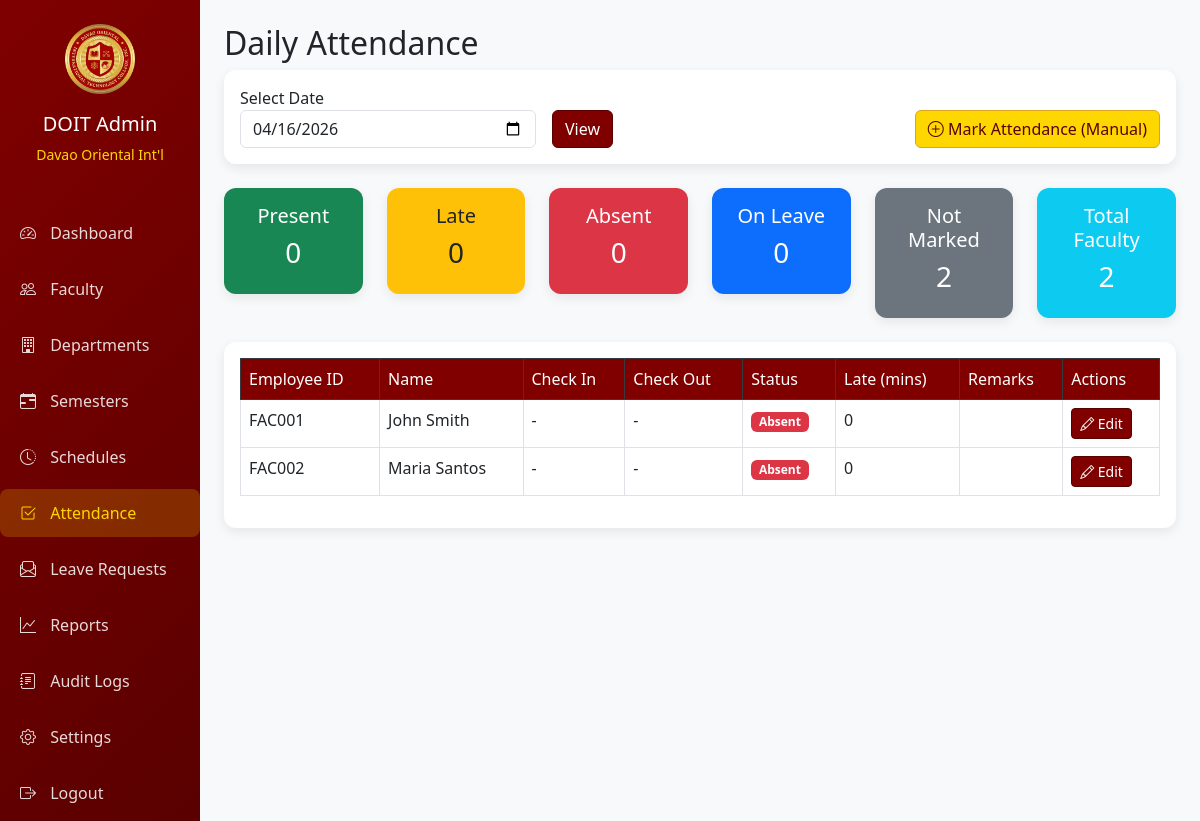
/admin/attendance.php (signed in), run on the app's committed database.
### tables this page shows
CREATE TABLE `settings` (
  `id` int(11) NOT NULL,
  `setting_key` varchar(100) NOT NULL,
  `setting_value` text DEFAULT NULL,
  `updated_at` timestamp NOT NULL DEFAULT current_timestamp() ON UPDATE current_timestamp()
);

CREATE TABLE `users` (
  `id` int(11) NOT NULL,
  `employee_id` varchar(50) DEFAULT NULL,
  `first_name` varchar(100) NOT NULL,
  `last_name` varchar(100) NOT NULL,
  `email` varchar(100) NOT NULL,
  `password_hash` varchar(255) NOT NULL,
  `role` enum('admin','faculty') DEFAULT 'faculty',
  `department_id` int(11) DEFAULT NULL,
  `position` varchar(100) DEFAULT NULL,
  `hire_date` date DEFAULT NULL,
  `contact_number` varchar(20) DEFAULT NULL,
  `profile_photo` varchar(255) DEFAULT NULL,
  `status` enum('active','inactive') DEFAULT 'active',
  `leave_balance` decimal(5,2) DEFAULT 15.00,
  `last_login` timestamp NULL DEFAULT NULL,
  `created_at` timestamp NOT NULL DEFAULT current_timestamp()
);

### admin/attendance.php (the view, shortened to what this page needs)
<?php
require_once '../config/database.php';
require_once '../includes/functions.php';
$selected_date = $_GET['date'] ?? date('Y-m-d');
$faculty_list = $pdo->query("SELECT id, first_name, last_name, employee_id FROM users WHERE role = 'faculty' AND status = 'active' ORDER BY first_name")->fetchAll();
$attendance = $pdo->prepare("
    SELECT a.*, u.first_name, u.last_name, u.employee_id
    FROM attendance a
    RIGHT JOIN users u ON a.faculty_id = u.id AND a.date = ?
    WHERE u.role = 'faculty'
    ORDER BY u.first_name
");
$attendance->execute([$selected_date]);
$attendance_data = $attendance->fetchAll();
$summary = $pdo->prepare("
    SELECT
        COUNT(CASE WHEN a.status = 'present' THEN 1 END) as present,
        COUNT(CASE WHEN a.status = 'late' THEN 1 END) as late,
        COUNT(CASE WHEN a.status = 'absent' THEN 1 END) as absent,
        COUNT(CASE WHEN a.status = 'on_leave' THEN 1 END) as on_leave,
        COUNT(CASE WHEN a.status IS NULL THEN 1 END) as not_marked
    FROM attendance a
    RIGHT JOIN users u ON a.faculty_id = u.id AND a.date = ?
    WHERE u.role = 'faculty'
");
$summary->execute([$selected_date]);
$stats = $summary->fetch();
?>
<!DOCTYPE html>
<html lang="en">
<head>
    <link href="https://cdn.jsdelivr.net/npm/bootstrap@5.3.0/dist/css/bootstrap.min.css" rel="stylesheet">
    <link href="https://cdn.jsdelivr.net/npm/bootstrap-icons@1.10.0/font/bootstrap-icons.css" rel="stylesheet">
    <link rel="stylesheet" href="../assets/css/theme.css">
</head>
<body>
<div class="container-fluid">
    <div class="row">
        <div class="col-md-2 p-0"><?php include '../includes/admin-sidebar.php'; ?></div>
        <div class="col-md-10 p-4">
            <h2>Daily Attendance</h2>
            <div class="card mb-4">
                <div class="card-body">
                    <form method="GET" class="row g-3">
                        <div class="col-md-4">
                            <label>Select Date</label>
                            <input type="date" name="date" class="form-control" value="<?= $selected_date ?>">
                        </div>
                        <div class="col-md-2 d-flex align-items-end">
                            <button type="submit" class="btn btn-primary">View</button>
                        </div>
                        <div class="col-md-6 d-flex align-items-end justify-content-end">
                            <button type="button" class="btn btn-success" data-bs-toggle="modal" data-bs-target="#markModal">
                                <i class="bi bi-plus-circle"></i> Mark Attendance (Manual)
                            </button>
                        </div>
                    </form>
                </div>
            </div>
            <div class="row mb-4">
                <div class="col-md-2"><div class="card bg-success text-white"><div class="card-body text-center"><h5>Present</h5><h3><?= $stats['present'] ?? 0 ?></h3></div></div></div>
                <div class="col-md-2"><div class="card bg-warning text-dark"><div class="card-body text-center"><h5>Late</h5><h3><?= $stats['late'] ?? 0 ?></h3></div></div></div>
                <div class="col-md-2"><div class="card bg-danger text-white"><div class="card-body text-center"><h5>Absent</h5><h3><?= $stats['absent'] ?? 0 ?></h3></div></div></div>
                <div class="col-md-2"><div class="card bg-primary text-white"><div class="card-body text-center"><h5>On Leave</h5><h3><?= $stats['on_leave'] ?? 0 ?></h3></div></div></div>
                <div class="col-md-2"><div class="card bg-secondary text-white"><div class="card-body text-center"><h5>Not Marked</h5><h3><?= $stats['not_marked'] ?? 0 ?></h3></div></div></div>
                <div class="col-md-2"><div class="card bg-info text-white"><div class="card-body text-center"><h5>Total Faculty</h5><h3><?= count($faculty_list) ?></h3></div></div></div>
            </div>
            <div class="card">
                <div class="card-body">
                    <div class="table-responsive">
                        <table class="table table-bordered table-hover">
                            <thead class="table-dark">
                                <tr>
                                    <th>Employee ID</th>
                                    <th>Name</th>
                                    <th>Check In</th>
                                    <th>Check Out</th>
                                    <th>Status</th>
                                    <th>Late (mins)</th>
                                    <th>Remarks</th>
                                    <th>Actions</th>
                                </tr>
                            </thead>
                            <tbody>
                                <?php foreach ($attendance_data as $att): ?>
                                <tr>
                                    <td><?= htmlspecialchars($att['employee_id']) ?></td>
                                    <td><?= htmlspecialchars($att['first_name'] . ' ' . $att['last_name']) ?></td>
                                    <td><?= $att['check_in_time'] ? formatTime($att['check_in_time']) : '-' ?></td>
                                    <td><?= $att['check_out_time'] ? formatTime($att['check_out_time']) : '-' ?></td>
                                    <td><?= getStatusBadge($att['status'] ?? 'absent') ?></td>
                                    <td><?= $att['late_minutes'] ?? 0 ?></td>
                                    <td><?= htmlspecialchars($att['remarks'] ?? '') ?></td>
                                    <td>
                                        <button class="btn btn-sm btn-primary" data-bs-toggle="modal" data-bs-target="#editModal"
                                                onclick="editAttendance(<?= $att['faculty_id'] ?>, '<?= $att['check_in_time'] ?>', '<?= $att['check_out_time'] ?>', '<?= $att['status'] ?? 'absent' ?>', '<?= htmlspecialchars($att['remarks'] ?? '') ?>')">
                                            <i class="bi bi-pencil"></i> Edit
                                        </button>
                                    </td>
                                </tr>
                                <?php endforeach; ?>
                            </tbody>
                        </table>
                    </div>
                </div>
            </div>
        </div>
    </div>
</div>
</body>
</html>

### includes/admin-sidebar.php (shortened to what this page needs)
<?php
$logo_path = getSetting($pdo, 'logo_path');
?>
<div class="sidebar">
    <div class="text-center py-4">
        <?php if ($logo_path && file_exists(PROFILE_PHOTO_PATH . $logo_path)): ?>
            <img src="../assets/uploads/profile_photos/<?= htmlspecialchars($logo_path) ?>" alt="DOIT Logo" style="max-height: 70px; margin-bottom: 10px;">
        <?php else: ?>
            <i class="bi bi-calendar-check fs-1 text-white"></i>
        <?php endif; ?>
        <h5 class="text-white mt-2">DOIT Admin</h5>
        <p class="text-gold small">Davao Oriental Int'l</p>
    </div>
    <nav class="nav flex-column">
        <a class="nav-link <?= basename($_SERVER['PHP_SELF']) == 'dashboard.php' ? 'active' : '' ?>" href="dashboard.php">
            <i class="bi bi-speedometer2"></i> Dashboard
        </a>
        <a class="nav-link <?= basename($_SERVER['PHP_SELF']) == 'faculty.php' ? 'active' : '' ?>" href="faculty.php">
            <i class="bi bi-people"></i> Faculty
        </a>
        <a class="nav-link <?= basename($_SERVER['PHP_SELF']) == 'departments.php' ? 'active' : '' ?>" href="departments.php">
            <i class="bi bi-building"></i> Departments
        </a>
        <a class="nav-link <?= basename($_SERVER['PHP_SELF']) == 'semesters.php' ? 'active' : '' ?>" href="semesters.php">
            <i class="bi bi-calendar-range"></i> Semesters
        </a>
        <a class="nav-link <?= basename($_SERVER['PHP_SELF']) == 'schedules.php' ? 'active' : '' ?>" href="schedules.php">
            <i class="bi bi-clock-history"></i> Schedules
        </a>
        <a class="nav-link <?= basename($_SERVER['PHP_SELF']) == 'attendance.php' ? 'active' : '' ?>" href="attendance.php">
            <i class="bi bi-check2-square"></i> Attendance
        </a>
        <a class="nav-link <?= basename($_SERVER['PHP_SELF']) == 'leaves.php' ? 'active' : '' ?>" href="leaves.php">
            <i class="bi bi-envelope-paper"></i> Leave Requests
        </a>
        <a class="nav-link <?= basename($_SERVER['PHP_SELF']) == 'reports.php' ? 'active' : '' ?>" href="reports.php">
            <i class="bi bi-graph-up"></i> Reports
        </a>
        <a class="nav-link <?= basename($_SERVER['PHP_SELF']) == 'audit-logs.php' ? 'active' : '' ?>" href="audit-logs.php">
            <i class="bi bi-journal-text"></i> Audit Logs
        </a>
        <a class="nav-link <?= basename($_SERVER['PHP_SELF']) == 'settings.php' ? 'active' : '' ?>" href="settings.php">
            <i class="bi bi-gear"></i> Settings
        </a>
        <a class="nav-link" href="../logout.php">
            <i class="bi bi-box-arrow-right"></i> Logout
        </a>
    </nav>
</div>

### includes/functions.php (shortened to what this page needs)
<?php
function getStatusBadge($status) {
    $map = ['present' => 'success', 'absent' => 'danger', 'late' => 'warning', 'half_day' => 'info', 'on_leave' => 'primary'];
    $label = ucfirst(str_replace('_', ' ', $status));
    return "<span class='badge bg-{$map[$status]}'>$label</span>";
}
function getSetting($pdo, $key) {
    $stmt = $pdo->prepare("SELECT setting_value FROM settings WHERE setting_key = ?");
    $stmt->execute([$key]);
    return $stmt->fetchColumn();
}
?>

### assets/css/theme.css (style rules this page uses)
:root { --maroon: #800000; --maroon-dark: #5a0000; --maroon-light: #9a1f1f; --gold: #FFD700; --gold-dark: #DAA520; --gold-light: #FFE44D; --white: #ffffff; --gray-bg: #f8f9fa; }
body { background-color: var(--gray-bg); font-family: 'Segoe UI', Roboto, 'Helvetica Neue', sans-serif; }
.sidebar { min-height: 100vh; background: linear-gradient(135deg, var(--maroon) 0%, var(--maroon-dark) 100%); }
.sidebar .nav-link { color: rgba(255, 255, 255, 0.85); padding: 12px 20px; margin: 4px 0; transition: all 0.3s; border-radius: 8px; }
.sidebar .nav-link:hover, .sidebar .nav-link.active { background: rgba(255, 215, 0, 0.2); color: var(--gold); }
.sidebar .nav-link i { margin-right: 10px; width: 24px; }
.text-gold { color: var(--gold); }
.btn-primary { background-color: var(--maroon); border-color: var(--maroon-dark); }
.btn-success { background-color: var(--gold); border-color: var(--gold-dark); color: var(--maroon-dark); }
.card { border: none; border-radius: 12px; box-shadow: 0 4px 12px rgba(0, 0, 0, 0.08); transition: transform 0.2s, box-shadow 0.2s; }
.table thead th { background-color: var(--maroon); color: var(--white); border-bottom: none; font-weight: 500; }

### data on the page
settings: setting_value (picture)
users: employee "FAC001", first_name+last_name "John Smith", late_minutes "0"
users: employee "FAC002", first_name+last_name "Maria Santos", late_minutes "0"

### other printed values
$stats['present'] "0"
$stats['late'] "0"
$stats['absent'] "0"
$stats['on_leave'] "0"
$stats['not_marked'] "2"
count($faculty_list) "2"
